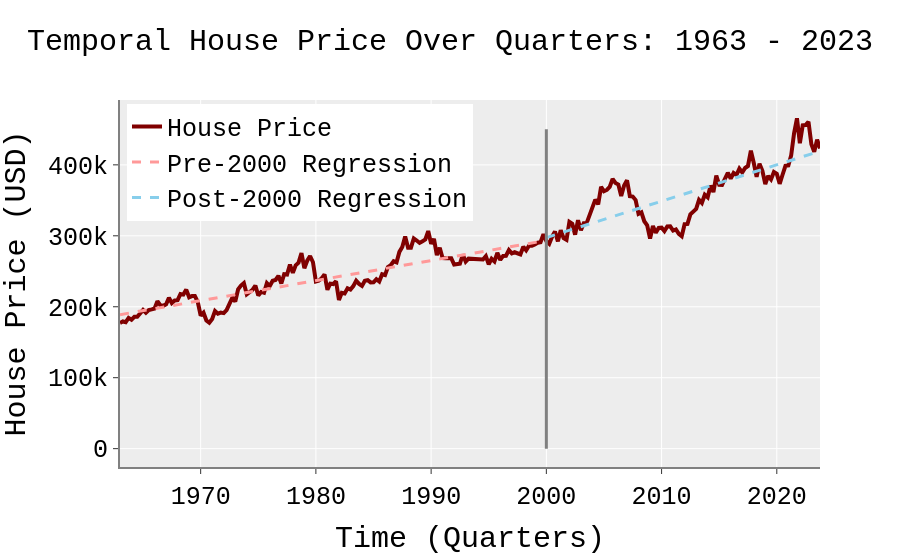

Notebook cell for this chart:
### Code cell
fig = go.Figure()
fig.update_layout(title="Temporal House Price Over Quarters: 1963 - 2023", title_font_size = 30,
                  font=dict( family="Courier New, monospace", size=25,color="#000000"),
                  template = "ggplot2", hovermode= 'closest', legend=dict(yanchor="top", y=0.99, xanchor="left", x=0.01))
fig.update_xaxes(showline=True, linewidth=2, linecolor='gray', title='Time (Quarters)')
fig.update_yaxes(showline=True, linewidth=2, linecolor='gray', title='House Price (USD)')

fig.add_trace(go.Scatter(x = df['DATE'], y = df1['real_dollars'], mode = 'lines',
                         name = 'House Price', line=dict(color=red, width=4)))

####     REGRESSION     ####

X = pd.DataFrame(reg_df[reg_df['item_id'].between(0,148)][['item_id']])
y = pd.DataFrame(reg_df[reg_df['item_id'].between(0,148)][['real_dollars']])
model = LinRegress(X['item_id'], y['real_dollars'])
yy= linear_func(X, *model._results.params)


fig.add_trace(go.Scatter(x = pd.DataFrame(reg_df[reg_df['item_id'].between(0,148)][['DATE']])['DATE'], y = yy['item_id'], mode = 'lines',
                          name = 'Pre-2000 Regression', 
                          line=dict(dash='dash', width=3),marker_color=light_red))

####     REGRESSION     ####

X = pd.DataFrame(reg_df[reg_df['item_id'].between(148,245)][['item_id']])
y = pd.DataFrame(reg_df[reg_df['item_id'].between(148,245)][['real_dollars']])
model = LinRegress(X['item_id'], y['real_dollars'])
yy= linear_func(X, *model._results.params)

fig.add_trace(go.Scatter(x = pd.DataFrame(reg_df[reg_df['item_id'].between(148,245)][['DATE']])['DATE'], y = yy['item_id'], mode = 'lines',
                         name = 'Post-2000 Regression', 
                         line=dict(dash='dash', width=3), marker_color=light_blue))


####     SPLIT LINE     ####

fig.add_trace(go.Scatter( x=['2000-01-01', '2000-01-01'], y=[0, 450000], mode="lines",line=dict(color="gray", width=3), showlegend=False))

pio.write_image(fig, f"images/fig1.png", width=5*300, height=2*300, scale=1.5)

fig

### Figure 1 — Plotly figure (JSON) as saved in the notebook; plotly's stock layout.template omitted (floating-point values rounded to 4 significant figures; data arrays with more than 128 entries replaced by an {"elided": "..."} marker saying what was removed)
{"data": [{"line": {"color": "rgb(128, 0, 0)", "width": 4}, "mode": "lines", "name": "House Price", "x": {"elided": "246 str values"}, "y": {"elided": "244 float values"}, "type": "scatter"}, {"line": {"dash": "dash", "width": 3}, "marker": {"color": "rgb(255, 153, 153)"}, "mode": "lines", "name": "Pre-2000 Regression", "x": {"elided": "149 str values"}, "y": {"elided": "149 float values"}, "type": "scatter"}, {"line": {"dash": "dash", "width": 3}, "marker": {"color": "rgb(135,206,235)"}, "mode": "lines", "name": "Post-2000 Regression", "x": ["2000-01-01", "2000-04-01", "2000-07-01", "2000-10-01", "2001-01-01", "2001-04-01", "2001-07-01", "2001-10-01", "2002-01-01", "2002-04-01", "2002-07-01", "2002-10-01", "2003-01-01", "2003-04-01", "2003-07-01", "2003-10-01", "2004-01-01", "2004-04-01", "2004-07-01", "2004-10-01", "2005-01-01", "2005-04-01", "2005-07-01", "2005-10-01", "2006-01-01", "2006-04-01", "2006-07-01", "2006-10-01", "2007-01-01", "2007-04-01", "2007-07-01", "2007-10-01", "2008-01-01", "2008-04-01", "2008-07-01", "2008-10-01", "2009-01-01", "2009-04-01", "2009-07-01", "2009-10-01", "2010-01-01", "2010-04-01", "2010-07-01", "2010-10-01", "2011-01-01", "2011-04-01", "2011-07-01", "2011-10-01", "2012-01-01", "2012-04-01", "2012-07-01", "2012-10-01", "2013-01-01", "2013-04-01", "2013-07-01", "2013-10-01", "2014-01-01", "2014-04-01", "2014-07-01", "2014-10-01", "2015-01-01", "2015-04-01", "2015-07-01", "2015-10-01", "2016-01-01", "2016-04-01", "2016-07-01", "2016-10-01", "2017-01-01", "2017-04-01", "2017-07-01", "2017-10-01", "2018-01-01", "2018-04-01", "2018-07-01", "2018-10-01", "2019-01-01", "2019-04-01", "2019-07-01", "2019-10-01", "2020-01-01", "2020-04-01", "2020-07-01", "2020-10-01", "2021-01-01", "2021-04-01", "2021-07-01", "2021-10-01", "2022-01-01", "2022-04-01", "2022-07-01", "2022-10-01", "2023-01-01", "2023-04-01", "2023-07-01", "2023-10-01"], "y": [297500.0, 298800.0, 300100.0, 301400.0, 302600.0, 303900.0, 305200.0, 306500.0, 307800.0, 309100.0, 310300.0, 311600.0, 312900.0, 314200.0, 315500.0, 316700.0, 318000.0, 319300.0, 320600.0, 321900.0, 323100.0, 324400.0, 325700.0, 327000.0, 328300.0, 329600.0, 330800.0, 332100.0, 333400.0, 334700.0, 336000.0, 337200.0, 338500.0, 339800.0, 341100.0, 342400.0, 343600.0, 344900.0, 346200.0, 347500.0, 348800.0, 350100.0, 351300.0, 352600.0, 353900.0, 355200.0, 356500.0, 357700.0, 359000.0, 360300.0, 361600.0, 362900.0, 364200.0, 365400.0, 366700.0, 368000.0, 369300.0, 370600.0, 371800.0, 373100.0, 374400.0, 375700.0, 377000.0, 378200.0, 379500.0, 380800.0, 382100.0, 383400.0, 384700.0, 385900.0, 387200.0, 388500.0, 389800.0, 391100.0, 392300.0, 393600.0, 394900.0, 396200.0, 397500.0, 398700.0, 400000.0, 401300.0, 402600.0, 403900.0, 405200.0, 406400.0, 407700.0, 409000.0, 410300.0, 411600.0, 412800.0, 414100.0, 415400.0, 416700.0, 418000.0, 419300.0], "type": "scatter"}, {"line": {"color": "gray", "width": 3}, "mode": "lines", "showlegend": false, "x": ["2000-01-01", "2000-01-01"], "y": [0, 450000], "type": "scatter"}], "layout": {"title": {"text": "Temporal House Price Over Quarters: 1963 - 2023", "font": {"size": 30}}, "font": {"family": "Courier New, monospace", "size": 25, "color": "#000000"}, "legend": {"yanchor": "top", "y": 0.99, "xanchor": "left", "x": 0.01}, "hovermode": "closest", "xaxis": {"showline": true, "linewidth": 2, "linecolor": "gray", "title": {"text": "Time (Quarters)"}}, "yaxis": {"showline": true, "linewidth": 2, "linecolor": "gray", "title": {"text": "House Price (USD)"}}}}
